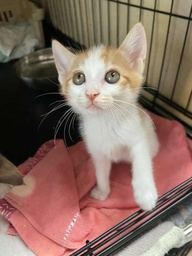
#> input picture assignment1/img_example.JPG, 192 x 256 px, shrunk from 843 x 1124 before the run, found by its file name
$ python test.py
#> lines starting #> are read from the running program, lines starting #| are printed output that depends on the picture; long printed decimals are rounded
#> further down, img is the input picture: shape (256, 192, 3); mean B, G, R 97.5, 108.6, 133.6
import cv2
import numpy as np
import matplotlib.pyplot as plt

def rotate_img(img, ang):
    # compute rotation matrix
#> called with ang = 1.05
    m60 = np.float32([[np.cos(ang), -1*np.sin(ang)],
                        [np.sin(ang), np.cos(ang)]])
    # compute output coordinates for image corners
    row, col = img.shape[:2] # 1124 843
#> row = 256; col = 192
    coordinate = np.array([[0,0], [0,row-1], [col-1, 0], [col-1, row-1]]) #(x,y)
#> coordinate = [[0, 0], [0, 255], [191, 0], [191, 255]]
    newcoordinate  = []
    for i in range(4):
        newcoordinate.append((m60@coordinate[i].T).T)
    newcoordinate = np.array(newcoordinate)
    print(newcoordinate)
#| [[   0.            0.        ]
#|  [-220.836    127.5       ]
#|  [  95.5         165.411]
#|  [-125.336    292.911]]
    col_min, row_min = np.min(newcoordinate, axis=0).astype(int)
#> col_min = -220; row_min = 0
    col_max, row_max = np.max(newcoordinate, axis=0).astype(int)
#> col_max = 95; row_max = 292

    # compute output image size and offset
    col_out, row_out = col_max - col_min + 1, row_max - row_min + 1
#> col_out = 316
    print('output(row, col) =', row_out, col_out)
#| output(row, col) = 293 316
    col_offset, row_offset = -col_min, -row_min
    print('offsets(x,y) =', col_offset, row_offset)
#| offsets(x,y) = 220 0

    # define output image object
    img_out = np.zeros((row_out, col_out, 3), dtype=img.dtype)

    # for each output image coordinate,
    # compute corresponding original image coordinate
    # get pixel value from original image with interpolation
    for r in range(row_out):
        for c in range(col_out):
            c_org, r_org = np.array([c - col_offset, r - row_offset])@m60
            if c_org >= 0 and r_org >= 0 and c_org <= col - 1 and r_org <= row - 1:
                c_org_down, r_org_down = int(np.floor(c_org)), int(np.floor(r_org))
                c_org_up, r_org_up = c_org_down+1, r_org_down+1
                alpha, beta = c_org - c_org_down, r_org - r_org_down
                img_out[r, c] = (1-beta)*(1-alpha)*img[r_org_down,c_org_down] + (1-beta)*alpha*img[r_org_down,c_org_up] + beta*(1-alpha)*img[r_org_up,c_org_down] + beta*alpha*img[r_org_up,c_org_up]
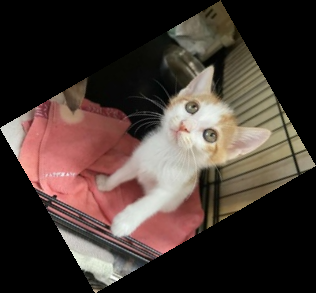
#> img_out: shape (293, 316, 3); mean B, G, R 51, 56.9, 70.1

    return img_out

# Load the image
img = cv2.imread("/Users/kimjunho/Desktop/컴퓨터비전3-1/assignment1/img_example.JPG")
# Set the rotation angle
ang = np.pi/3
img_out = rotate_img(img, ang)
cv2.imshow('img', img)
# Convert the image from BGR to RGB format
img_out = cv2.cvtColor(img_out, cv2.COLOR_BGR2RGB)
# Display the image using Matplotlib
plt.imshow(img_out)
plt.show()
cv2.waitKey()
cv2.destroyAllWindows()
